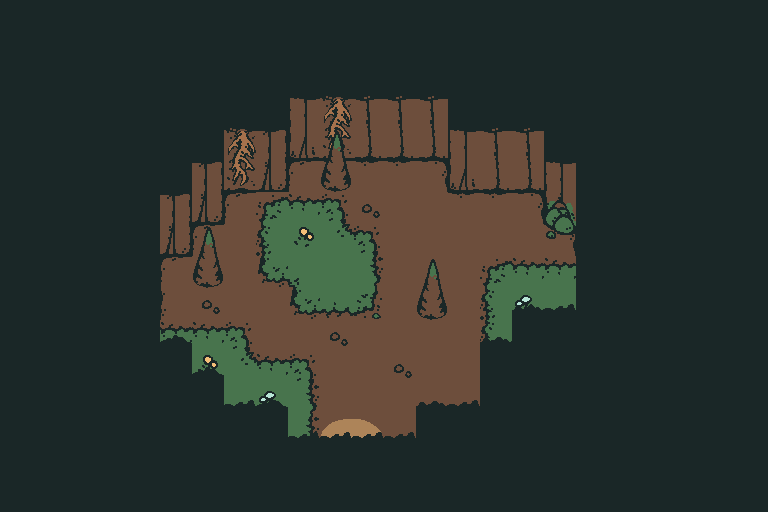

Rendered tile map (Tiled .tmx) drawn with the repository's tilesets; below, a short description and the map source with its tile grids summarised:
An orthogonal 24x16 tile map with 32x32 px tiles, 5 tile layers (Tile Layer 5, FLOOR, MIDDLE, ABOVE, ...), 4 tilesets and 26 objects (portal, grub reward, grubmom, grub1, grub2, ...).

<map version="1.2" tiledversion="1.2.0" orientation="orthogonal" renderorder="right-down" width="24" height="16" tilewidth="32" tileheight="32" infinite="0" nextlayerid="10" nextobjectid="314">
 <tileset firstgid="1" source="tilesets/objects.tsx" />
 <tileset firstgid="9" source="tilesets/underground.tsx" />
 <tileset firstgid="73" source="tilesets/forest.tsx" />
 <tileset firstgid="329" source="tilesets/grubhole.tsx" />
 <layer id="9" name="Tile Layer 5" width="24" height="16">
  <data>[384 cells, 0 non-empty, 0 distinct tile ids]</data>
 </layer>
 <layer id="1" name="FLOOR" width="24" height="16">
  <data>[384 cells, 332 non-empty, 28 distinct tile ids]</data>
 </layer>
 <layer id="2" name="MIDDLE" width="24" height="16">
  <data>[384 cells, 6 non-empty, 4 distinct tile ids]</data>
 </layer>
 <layer id="3" name="ABOVE" width="24" height="16">
  <data>[384 cells, 3 non-empty, 1 distinct tile ids]</data>
 </layer>
 <layer id="4" name="OVERHEAD" width="24" height="16">
  <data>[384 cells, 286 non-empty, 4 distinct tile ids]</data>
 </layer>
 <objectgroup id="5" name="SLOPES" />
 <objectgroup color="#32e3c6" id="6" name="TERRAIN" />
 <objectgroup color="#50734a" id="7" name="COLLISION" opacity="0.5">
  <object id="289" x="0" y="416" width="288" height="96" />
  <object id="291" x="288" y="448" width="128" height="64" />
  <object id="292" x="416" y="416" width="352" height="96" />
  <object id="293" x="480" y="352" width="288" height="64" />
  <object id="294" x="512" y="320" width="256" height="32" />
  <object id="295" x="576" y="0" width="192" height="320" />
  <object id="298" x="0" y="384" width="224" height="32" />
  <object id="299" x="0" y="352" width="192" height="32" />
  <object id="300" x="0" y="0" width="160" height="352" />
  <object id="301" x="160" y="0" width="32" height="256" />
  <object id="302" x="192" y="0" width="32" height="224" />
  <object id="303" x="224" y="0" width="64" height="192" />
  <object id="304" x="288" y="0" width="160" height="160" />
  <object id="305" x="448" y="0" width="96" height="192" />
  <object id="306" x="544" y="0" width="32" height="232" />
  <object id="307" x="368" y="160" width="40" height="8" />
  <object id="308" x="416" y="288" width="32" height="32" />
  <object id="309" x="192" y="256" width="32" height="32" />
  <object id="310" x="320" y="160" width="32" height="32" />
 </objectgroup>
 <objectgroup id="8" name="ENTITIES" opacity="0.64">
  <object id="277" name="portal" gid="6" x="304" y="504" width="96" height="64">
   <properties>
    <property name="DEST" value="ORCHARD,12,60" />
    <property name="TYPE" value="PORTAL" />
   </properties>
  </object>
  <object id="282" name="grub reward" gid="2" x="376" y="200" width="24" height="24">
   <properties>
    <property name="APPEAR" value="GRUB_REWARD" />
    <property name="FLAG" value="ITEM_TREASURE3" />
    <property name="ID" value="TREASURE3" />
    <property name="TYPE" value="ITEM" />
   </properties>
  </object>
  <object id="283" name="grubmom" gid="1" x="360" y="160" width="56" height="32">
   <properties>
    <property name="DIALOGUE" value="grubmom" />
    <property name="ID" value="GRUBMOM" />
    <property name="IMAGE" value="grubmom" />
    <property name="TYPE" value="NPC" />
   </properties>
  </object>
  <object id="284" name="grub1" gid="1" x="232" y="280" width="24" height="24">
   <properties>
    <property name="APPEAR" value="RETURNED_GRUB1" />
    <property name="DIALOGUE" value="grub1" />
    <property name="ID" value="GRUB1" />
    <property name="IMAGE" value="grub1" />
    <property name="TYPE" value="NPC" />
   </properties>
  </object>
  <object id="285" name="grub2" gid="1" x="440" y="248" width="24" height="24">
   <properties>
    <property name="APPEAR" value="RETURNED_GRUB2" />
    <property name="DIALOGUE" value="grub2" />
    <property name="ID" value="GRUB2" />
    <property name="IMAGE" value="grub2" />
    <property name="TYPE" value="NPC" />
   </properties>
  </object>
  <object id="286" name="grub3" gid="1" x="400" y="352" width="24" height="24">
   <properties>
    <property name="APPEAR" value="RETURNED_GRUB3" />
    <property name="DIALOGUE" value="grub3" />
    <property name="ID" value="GRUB3" />
    <property name="IMAGE" value="grub3" />
    <property name="TYPE" value="NPC" />
   </properties>
  </object>
  <object id="313" name="fall seed" gid="2" x="200" y="248" width="24" height="24">
   <properties>
    <property name="FLAG" value="ITEM_SEED5" />
    <property name="ID" value="SEED5" />
    <property name="TYPE" value="ITEM" />
   </properties>
  </object>
 </objectgroup>
</map>
